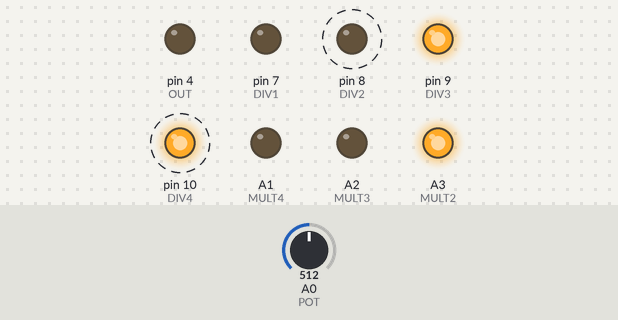
Bench run of a sketch on a simulated Arduino Uno, built with avr-gcc and run on an emulated ATmega328P. On the bench: output pins drawn as LEDs (lit = HIGH). Dashed ring = blinking. The inputs (shaded band) are chosen by the test bench; at power-on: A0 (POT) = 512.

Above: at 1.2 s.
1.3 s: A0 (POT) set to 517
4.3 s: A0 (POT) set to 900
At 5.68 s:
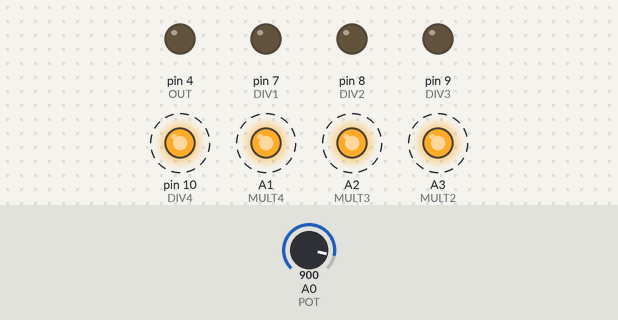
7.3 s: A0 (POT) set to 716
At 8.2 s:
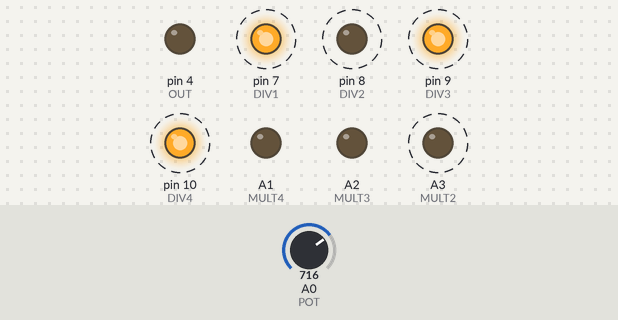
10.3 s: A0 (POT) set to 306
At 11.25 s:
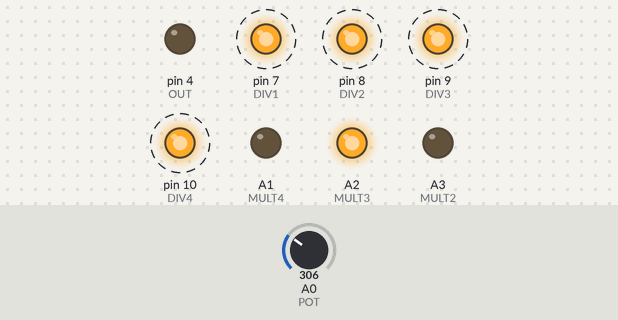
13.3 s: A0 (POT) set to 511
At 13.38 s:
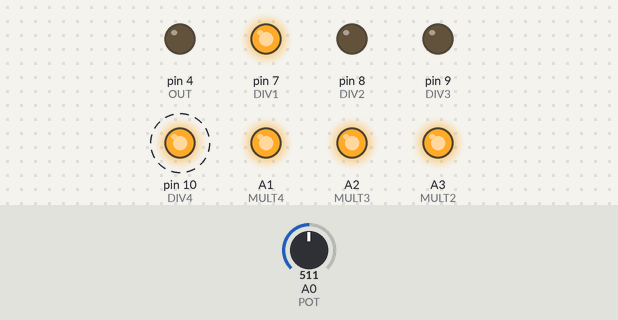
16.3 s: A0 (POT) set to 122
At 16.81 s:
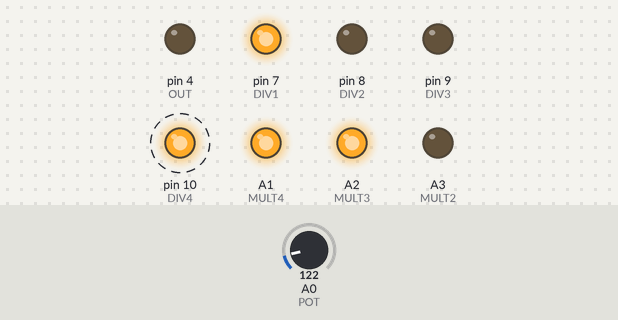
Timing chart, 0 to 28.3 s (numbered marks = the images above; inputs shaded):
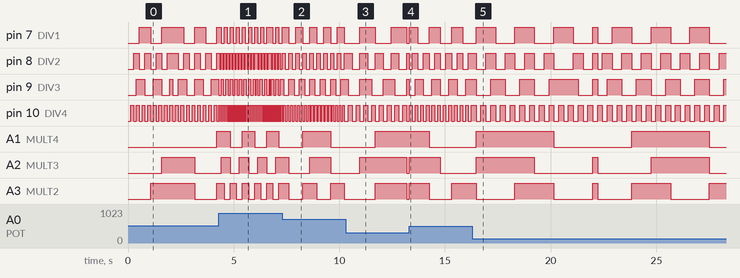

Measured:
- after the input at 4.3 s, pin 10 (DIV4): alternates HIGH for 0.04 s and LOW for 0.04 s, starting at once
- after the input at 7.3 s, pin 10 (DIV4): alternates HIGH for 0.08 s and LOW for 0.08 s, starting after 0.07 s; A3 (MULT2): alternates HIGH for 0.66 s and LOW for 0.66 s, starting after 0.32 s
- after the input at 10.3 s, pin 7 (DIV1): alternates HIGH for 0.74 s and LOW for 0.74 s, starting after 0.68 s; pin 9 (DIV3): alternates HIGH for 0.55 s and LOW for 0.55 s, starting after 0.12 s; pin 10 (DIV4): alternates HIGH for 0.18 s and LOW for 0.18 s, starting after 0.12 s
- after the input at 13.3 s, pin 10 (DIV4): alternates HIGH for 0.13 s and LOW for 0.13 s, starting at once; A1 (MULT4): HIGH → LOW after 0.95 s instead of 1.4 s; A2 (MULT3): LOW → HIGH after 0.02 s instead of 2.1 s
- after the input at 16.3 s, pin 10 (DIV4): alternates HIGH for 0.23 s and LOW for 0.23 s, starting after 0.17 s; A1 (MULT4): alternates HIGH for 3.7 s and LOW for 3.7 s, starting after 0.17 s
- by itself, pin 7 (DIV1): alternates HIGH for 0.33 s and LOW for 0.33 s
- by itself, pin 9 (DIV3): alternates HIGH for 0.25 s and LOW for 0.25 s
- by itself, pin 10 (DIV4): alternates HIGH for 0.13 s and LOW for 0.13 s

The sketch:

Master_Clock_011.ino
```cpp
 #define DIV1 7       //Set up pins for various output
#define DIV2 8
#define DIV3 9
#define DIV4 10
#define MULT2 A3
#define MULT3 A2
#define MULT4 A1
#define OUT 4

#define POT A0      //Potentiometer pin

#define RED 5       //Pins for RB LED; ised to show offet value and mode
#define BLUE 6

#define INTER 3     //Interupt pin, used for external clock

#define BUTTON 2    //Pin for tap tempo button

#define DEBOUNCE 50 //Delays for debouncing and changing mode
#define MODEDELAY 250

int clockTime;
bool mode = 1;

  bool flag = true;
  int time1, time2;
unsigned long D1 = 0, D2 = 0, D3 = 0, D4 = 0, M2 = 0, M3 = 0, M4 = 0, counter = 0, lastClock = 0;
bool D1F = 0, D2F = 0, D3F = 0, D4F = 0, M2F = 0, M3F = 0, M4F = 0;
void setup() {
  pinMode(DIV1, OUTPUT);   //Pinmode for each divition
  pinMode(DIV2, OUTPUT);
  pinMode(DIV3, OUTPUT);
  pinMode(DIV4, OUTPUT);
  pinMode(MULT2, OUTPUT);
  pinMode(MULT3, OUTPUT);
  pinMode(MULT4, OUTPUT);
  pinMode(OUT, OUTPUT);    //Output clock pin, used internally.

  pinMode(BUTTON, INPUT_PULLUP);  //Button pin, pulled hgh to prevent floating
  pinMode(INTER, INPUT_PULLUP);   //Interrupt pin, pulled hogh to avoid floating

}

void loop() {
  if (mode){
  clockTime = 1024 - (analogRead(POT)) + 16;
  }
  else{
    clockTime = tapTempo();
  }
  if (millis() - lastClock > (clockTime / 4)) {
    counter++;
    lastClock = millis();
  }
  if (millis() - D4 > (clockTime / 4)) {
    if (counter % 1 == 0) {
      if (D4F) {
        digitalWrite(DIV4, LOW);
        D4 = millis();
        D4F = !D4F;
      }
      else {
        digitalWrite(DIV4, HIGH);
        D4 = millis();
        D4F = !D4F;
      }
    }
    if (counter % 3 == 0) {
      if (D3F) {
        digitalWrite(DIV3, LOW);
        D3 = millis();
        D3F = !D3F;
      }
      else {
        digitalWrite(DIV3, HIGH);
        D3 = millis();
        D3F = !D3F;
      }
    }
    if (counter % 2 == 0) {
      if (D2F) {
        digitalWrite(DIV2, LOW);
        D2 = millis();
        D2F = !D2F;
      }
      else {
        digitalWrite(DIV2, HIGH);
        D2 = millis();
        D2F = !D2F;
      }
    }
    if (counter % 4 == 0) {
      if (D1F) {
        digitalWrite(DIV1, LOW);
        D1 = millis();
        D1F = !D1F;
      }
      else {
        digitalWrite(DIV1, HIGH);
        D1 = millis();
        D1F = !D1F;
      }
    }

    if (counter % 8 == 0) {
      if (M2F) {
        digitalWrite(MULT2, LOW);
        M2 = millis();
        M2F = !M2F;
      }
      else {
        digitalWrite(MULT2, HIGH);
        M2 = millis();
        M2F = !M2F;
      }
    }

    if (counter % 12 == 0) {
      if (M3F) {
        digitalWrite(MULT3, LOW);
        M3 = millis();
        M3F = !M3F;
      }
      else {
        digitalWrite(MULT3, HIGH);
        M3 = millis();
        M3F = !M3F;
      }
    }

    if (counter % 16 == 0) {
      if (M4F) {
        digitalWrite(MULT4, LOW);
        M4 = millis();
        M4F = !M4F;
      }
      else {
        digitalWrite(MULT4, HIGH);
        M4 = millis();
        M4F = !M4F;
      }
    }
  }
}

int tapTempo(){
  if(digitalRead(BUTTON) == LOW && flag){
    time1 = millis();
    flag = !flag;
    delay(20);
  }
  else if(digitalRead(BUTTON) == LOW){
    time2 = millis();
    flag = !flag;
    delay(20);
  }
  return abs(time1-time2);
}
```
